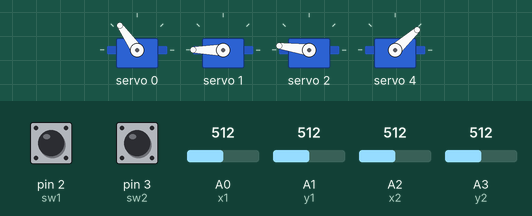
Bench run of a program on a simulated Arduino Uno, built with avr-gcc and run on an emulated ATmega328P. Shown: 4 × servo. The test bench sets the inputs (shaded band); at power-on: A1 (y1) = 512, A2 (x2) = 512, A0 (x1) = 512, pin 2 (sw1) HIGH, pin 3 (sw2) HIGH, A3 (y2) = 512.

Above: at 1.2 s.
1.3 s: A1 (y1) set to 461
2.8 s: A1 (y1) set to 437
At 3.27 s:
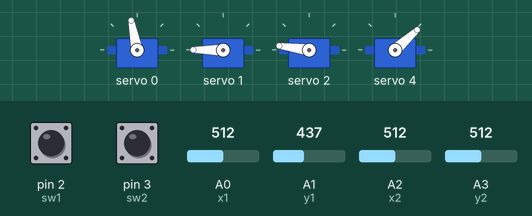
At 5.2 s:
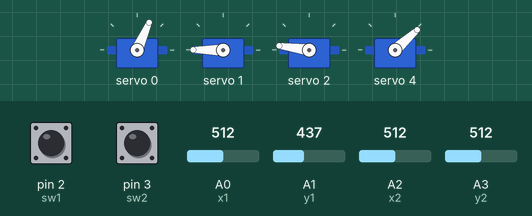
5.8 s: A2 (x2) set to 459
7.3 s: A2 (x2) set to 439
At 9.18 s:
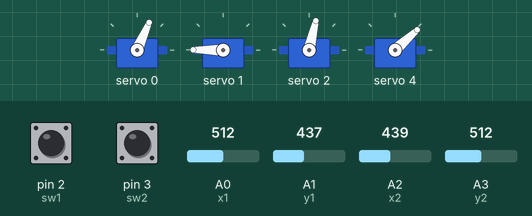
10.3 s: A0 (x1) set to 560
11.9 s: A0 (x1) set to 583
At 15.5 s:
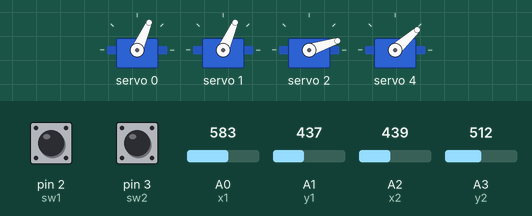
Timing chart, 0 to 15.9 s (numbered marks = the images above; inputs shaded):
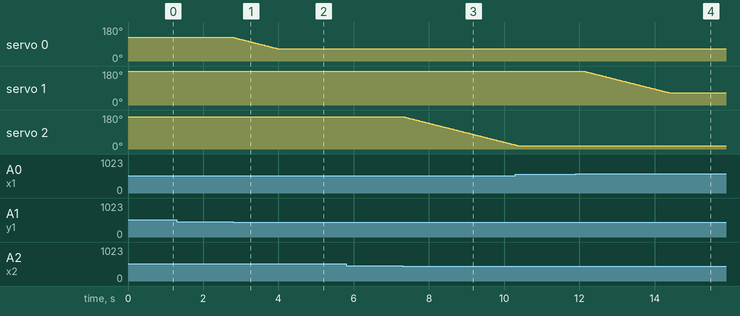

The program:

main.cpp
```cpp
#include <Wire.h>
#include <Adafruit_PWMServoDriver.h>
#include <Arduino.h>

Adafruit_PWMServoDriver pwm = Adafruit_PWMServoDriver();

//arduino connection pins
const int x1 = A0;
const int y1 = A1;
const int x2 = A2;
const int y2 = A3;

const int sw1 = 2; //push-button for open
const int sw2 = 3; //push-button for close

//store servo position for each joint/servo
//initial values act as the "Home Position" settings for the arm
int baseAngle = 90;
int shoulderAngle = 145;
int elbowAngle = 130;

int wrist_pAngle = 20;
int wrist_rAngle = 20; //currently unactive
int gripper = 90;


#define SERVOMIN 150
#define SERVOMAX 600

void setServoAngle(int channel, int angle)
{
  angle = constrain(angle, 0, 180);
  int pulse = map(angle, 0, 180, SERVOMIN, SERVOMAX);
  pwm.setPWM(channel, 0, pulse);
} //convert pulse values into readable angle values

void setup() {
  pwm.begin();
  pwm.setPWMFreq(50);
  pinMode(sw1, INPUT_PULLUP);
  pinMode(sw2, INPUT_PULLUP);
}

void loop() { //velocity-style control
    int x1_val = analogRead(x1); //read x value of joystick 1
    int y1_val = analogRead(y1); //read y value of joystick 1

    int x2_val = analogRead(x2); //read x value of joystick 2
    int y2_val = analogRead(y2); //read y value of joystick 2


    /*Joystick was physically rotated to simplify wriring while maintaining
    intuitive control directions. Because of which, x and y axis assignments
    were swapped in software
    */
    //BASE
    if (y1_val < 450)
    {                      //left --> dec servo angle(go left)
      baseAngle -= 1;
    }
    else if (y1_val > 574)
    { //right --> inc servo angle(go right)
      baseAngle += 1;
    }


    //SHOULDER
    if (x1_val < 450)
    {
      shoulderAngle += 1;
    }
    else if (x1_val > 574)
    {
      shoulderAngle -= 1;
    }


    //ELBOW
    if (x2_val < 450)
    {                      //left --> dec servo angle(go left)
      elbowAngle -= 1;
    }
    else if (x2_val > 574)
    { //right --> inc servo angle(go right)
      elbowAngle += 1;
    }


    //WRIST PITCH
    if (y2_val < 450)
    {
      wrist_pAngle -= 1;
    }
    else if (y2_val > 574)
    {
      wrist_pAngle += 1;
    }


    //GRIPPER
    if (digitalRead(sw1) == LOW){ //Open
      setServoAngle(5, 150);
    }
    if (digitalRead(sw2) == LOW){ //Close
      setServoAngle(5, 90);
    }


    baseAngle = constrain(baseAngle, 40, 140); //constraint for base joint
    shoulderAngle = constrain(shoulderAngle, 40, 150); //constraint for shoulder joint
    elbowAngle = constrain(elbowAngle, 0, 180); //constraint for elbow joint
    wrist_pAngle = constrain(wrist_pAngle, 20, 160); //constraint for wrist pitch joint

    setServoAngle(0, baseAngle); //move servo to stored position
    setServoAngle(1, shoulderAngle);
    setServoAngle(2, elbowAngle);
    setServoAngle(4, wrist_pAngle);

    delay(20);
}
```

Measured:
- the behaviour switches between 450 and 449 on A1 (y1) (found by bisection; images 0 and 1)
- the behaviour switches between 450 and 449 on A2 (x2) (found by bisection; images 2 and 3)
- the behaviour switches between 574 and 575 on A0 (x1) (found by bisection; images 3 and 4)
- after the input at 1.3 s, every drawn part: stays the same
- after the input at 2.8 s, servo 0: moves from 125° to 66° over 1.2 s, starting at once
- after the input at 5.8 s, every drawn part: stays the same
- after the input at 7.3 s, servo 2: moves from 172° to 22° over 3.0 s, starting at once
- after the input at 11.9 s, servo 1: moves from 180° to 66° over 2.3 s, starting after 0.21 s
